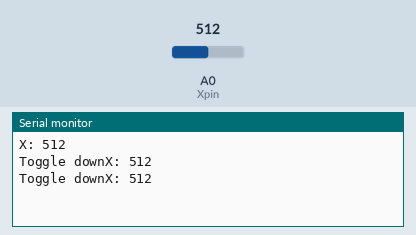
This sketch was run on a simulated Arduino Uno, built with avr-gcc and run on an emulated ATmega328P. Parts: the last lines printed to the serial monitor. The inputs (shaded band) are chosen by the test bench; at power-on: A0 (Xpin) = 512.

Above: at 1.5 s.
1.6 s: A0 (Xpin) set to 716
At 3.4 s:
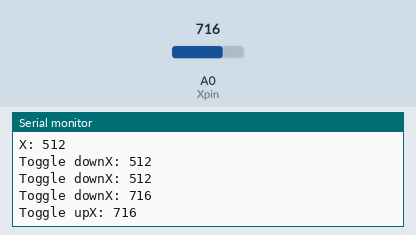
5.0 s: A0 (Xpin) set to 900
At 5.0 s:
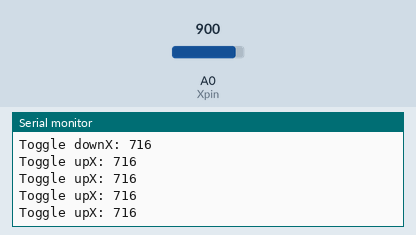

Measured:
- after the input at 1.6 s, the serial monitor: prints a new line after 0.50 s (image 1)

The sketch:

Step3_Toggle_Switch.ino
```cpp
// define pins I am using

const int Xpin = A0;

//variables for analog readings
int X;

void setup() {
  //Initialize serial communication
  Serial.begin(9600);
}

void loop() {
  // put your main code here, to run repeatedly:
  //read analog pins

  X = analogRead(Xpin);

  //print values
  Serial.print("X: ");
  Serial.print(X);
  Serial.print("\n");
  delay(700);

  if (X > 517){
    Serial.print("Toggle up");
  }
  else if (X < 517){
    Serial.print("Toggle down");
  }

}
```
